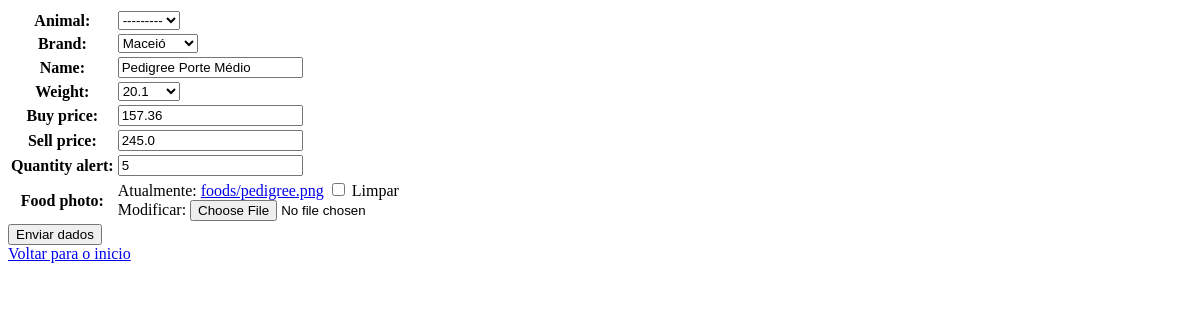
The page /estoque/1/atualizar/ on the database as committed earlier.
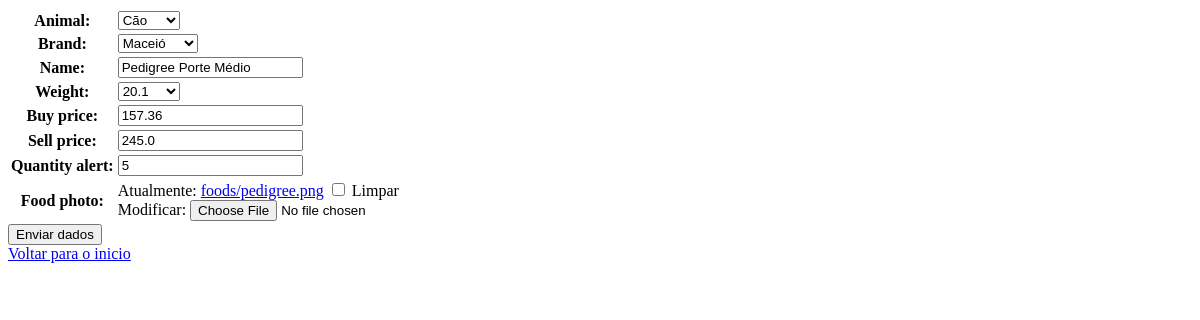
The same page on the database as committed later.
### Storage/models.py (models this page shows, shortened)
class PetFoods(models.Model):
    id = models.AutoField(primary_key=True)
    animal = models.CharField(choices=ANIMAL_CHOICES, max_length=5)
    brand = models.ForeignKey(to=BrandsFood, on_delete=models.PROTECT, related_name="brand_food")
    name = models.CharField(blank=False, max_length=500)
    weight = models.FloatField(choices=WEIGHT_FOODS)
    buy_price = models.FloatField(null=True, blank=True)
    sell_price = models.FloatField(null=True, blank=True)
    quantity = models.IntegerField()
    quantity_alert = models.IntegerField()
    food_photo = models.ImageField(upload_to="foods/", blank=True, null=True)

class BrandsFood(models.Model):
    id = models.AutoField(primary_key=True)
    brand = models.CharField(null=False, blank=False, max_length=300)
    def __str__(self):
        return self.brand

### Storage/views.py (the view, shortened to what this page needs)
# urls.py: path('<int:pk>/atualizar/', UpdateFood.as_view(), name="update_food"),
class UpdateFood(UpdateView):
    model = PetFoods
    fields = ['animal', 'brand', 'name', 'weight',
              'buy_price', 'sell_price', 'quantity_alert',
              'food_photo']
    template_name = 'food_update.html'

### Storage/templates/food_update.html (shortened to what this page needs)
{% extends "base.html" %}
{%block body %}
    <form action="" method="post" enctype="multipart/form-data">{% csrf_token %}
        <table>
            {{form.as_table}}
        </table>
        <button type="submit">Enviar dados</button>
    </form>
    <a href="{% url 'detail_estoque' object.pk %}">Voltar para o inicio</a>
{% endblock %}

### core/templates/base.html (shortened to what this page needs)
<!DOCTYPE html>
<html lang="pt-BR">
<head>
</head>
<body>
    {% block body %} {% endblock %}
</body>
</html>

Rows that differ between the two databases and show on the page:
changed PetFoods "Pedigree Porte Médio": animal "---------" → "Cão"
